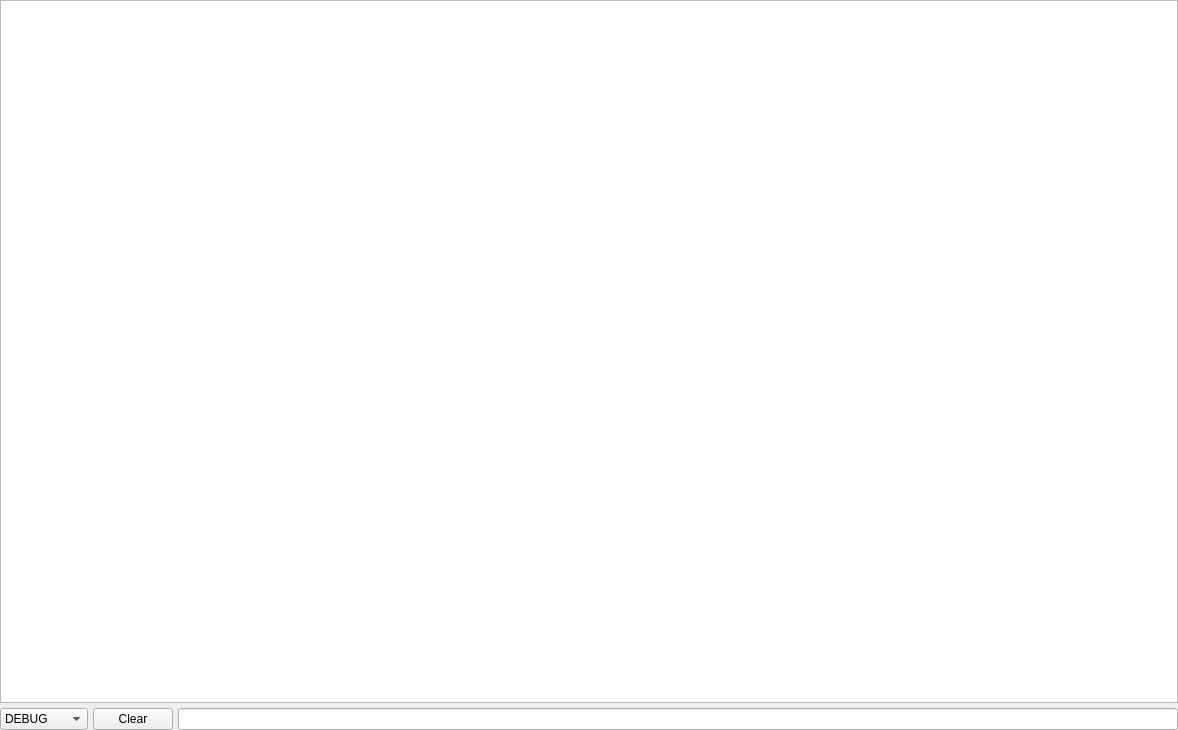
<?xml version="1.0" encoding="UTF-8"?>
<ui version="4.0">
 <class>Console</class>
 <widget class="QWidget" name="Console">
  <property name="geometry">
   <rect>
    <x>0</x>
    <y>0</y>
    <width>1178</width>
    <height>730</height>
   </rect>
  </property>
  <property name="windowTitle">
   <string>Console</string>
  </property>
  <layout class="QVBoxLayout" name="verticalLayout_2">
   <property name="spacing">
    <number>5</number>
   </property>
   <property name="leftMargin">
    <number>0</number>
   </property>
   <property name="topMargin">
    <number>0</number>
   </property>
   <property name="rightMargin">
    <number>0</number>
   </property>
   <property name="bottomMargin">
    <number>0</number>
   </property>
   <item>
    <widget class="QPlainTextEdit" name="textEdit">
     <property name="readOnly">
      <bool>true</bool>
     </property>
    </widget>
   </item>
   <item>
    <layout class="QHBoxLayout" name="horizontalLayout">
     <property name="spacing">
      <number>5</number>
     </property>
     <property name="leftMargin">
      <number>0</number>
     </property>
     <property name="topMargin">
      <number>0</number>
     </property>
     <property name="rightMargin">
      <number>0</number>
     </property>
     <property name="bottomMargin">
      <number>0</number>
     </property>
     <item>
      <widget class="QComboBox" name="consoleLevel">
       <item>
        <property name="text">
         <string>DEBUG</string>
        </property>
       </item>
       <item>
        <property name="text">
         <string>INFO</string>
        </property>
       </item>
       <item>
        <property name="text">
         <string>WARNING</string>
        </property>
       </item>
       <item>
        <property name="text">
         <string>ERROR</string>
        </property>
       </item>
      </widget>
     </item>
     <item>
      <widget class="QPushButton" name="consoleClearButton">
       <property name="text">
        <string>Clear</string>
       </property>
      </widget>
     </item>
     <item>
      <widget class="QLineEdit" name="consoleInput"/>
     </item>
    </layout>
   </item>
  </layout>
  <action name="actionClear">
   <property name="text">
    <string>Clear</string>
   </property>
  </action>
 </widget>
 <resources/>
 <connections/>
</ui>
